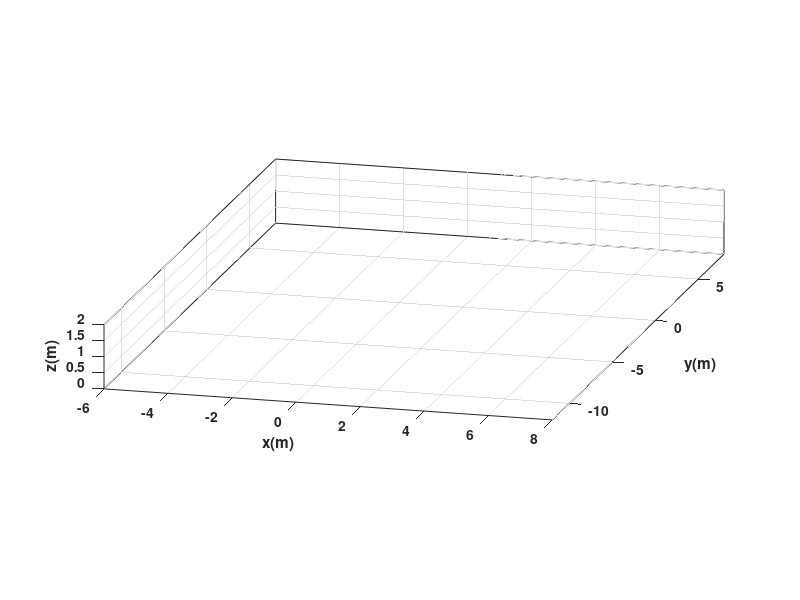

Write MATLAB code to recreate this figure. (Note: this script raises an error after producing the figure.)
clc; clear; close all;

% Trayectoria 1
%x = linspace(0, 5, 1000);            % Espacio de tiempo o paso en x
%y = 2 * sin(x.^2);                  % Trayectoria deseada
%dt = x(2) - x(1);                   % Paso de tiempo equivalente

%Trayectoria 2
path = linspace(0,2*pi,1000);
r = 4;
x = r*cos(path);
y = r*sin(path);
dt = path(2) - path(1)

% Funcion 3
%x = linspace(-6, 6, 1000);  % Rango de x
%y = zeros(size(x));        % Inicializamos y

%for i = 1:length(x)
%    if x(i) <= -1
%        y(i) = 2 * x(i);
%    elseif x(i) < 1
%        y(i) = 2 * x(i) + 1;
%    elseif x(i) < 4
%        y(i) = -x(i) + 4;
%    else
%        y(i) = x(i) - 1;
%    end
%end

%dt = x(2) - x(1);

dx = gradient(x, dt);
dy = gradient(y, dt);

v = sqrt(dx.^2 + dy.^2);         % Velocidad lineal
theta = atan2(dy, dx);           % Orientación
omega = gradient(theta, dt);     % Velocidad angular


x_sim = zeros(1, length(x));
y_sim = zeros(1, length(x));
theta_sim = zeros(1, length(x));

x_sim(1) = x(1);
y_sim(1) = y(1);
theta_sim(1) = theta(1);


for i = 2:length(x)
    x_sim(i) = x_sim(i-1) + v(i-1) * cos(theta_sim(i-1)) * dt;
    y_sim(i) = y_sim(i-1) + v(i-1) * sin(theta_sim(i-1)) * dt;
    theta_sim(i) = theta_sim(i-1) + omega(i-1) * dt;
end

% Animacion
x1 = x_sim;
y1 = y_sim;
phi = theta_sim;
hx = x_sim;
hy = y_sim;
ts = 0.01;         % Tiempo entre cuadros
N = length(x1);

%%%%%%%%%%%%%%%%%%%%%%%%%%%%%%%%%%%%%%%%
%%%% VISUALIZACIÓN Y GRÁFICAS 3D %%%%%%%
%%%%%%%%%%%%%%%%%%%%%%%%%%%%%%%%%%%%%%%%

% a) Configuración de escena
scene=figure;
set(scene,'Color','white');
set(gca,'FontWeight','bold');
sizeScreen=get(0,'ScreenSize');
set(scene,'position',sizeScreen);
camlight('headlight');
axis equal;
grid on;
box on;
xlabel('x(m)'); ylabel('y(m)'); zlabel('z(m)');
view([15 15]);
axis([-6 8 -12 8 0 2]);  % Ajustado al dominio y rango de la función


scale = 4;
MobileRobot_5;  % Asume que carga el modelo o configuración del robot
H1 = MobilePlot_4(x1(1), y1(1), phi(1), scale); hold on;


H2 = plot3(hx(1), hy(1), 0, 'r', 'lineWidth', 2);


step = 5;  % Ajusta para velocidad de animación

for k = 1:step:N
    delete(H1);    
    delete(H2);

    H1 = MobilePlot_4(x1(k), y1(k), phi(k), scale);
    H2 = plot3(hx(1:k), hy(1:k), zeros(1,k), 'r', 'lineWidth', 2);

    pause(ts);
end